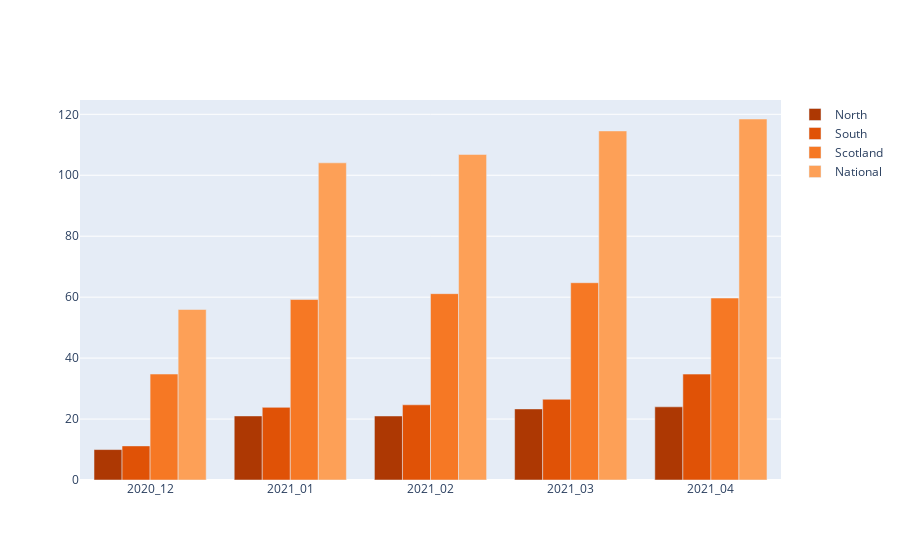

Here is the notebook cell this chart was saved with:
### Code cell
import plotly.graph_objs as go
import seaborn as sns

fig = go.Figure()

plot_df = pd.pivot(dsi_group.loc[dsi_group.Summary_Portfolio == 'Aseptic'], 
                     values=['Days_DSI'],
                     index=['Year_Period'],
                     columns=['Level2Region']
                    )


plot_df = pd.DataFrame(plot_df.to_records())

plot_df.columns = [hdr.replace("('Days_DSI', '", "").replace("')", "") for hdr in plot_df.columns]

plot_df['National'] = plot_df['North'] +  plot_df['Scotland'] + plot_df['South']

plot_df = plot_df.fillna(0)

bar_cols = ['North', 'South', 'Scotland', 'National']
colors = sns.color_palette("Oranges_r").as_hex()

for column, color in zip(bar_cols, colors):       
        fig.add_trace(
            go.Bar(x=plot_df['Year_Period'], y=plot_df[column], name=column, marker_color=color),
        )
        
# fig = go.Bar(x=[this_df.Year_Period, this_df.Parent_Category], y=this_df.Value, name=r, marker_color=c)

# fig = px.bar(dsi_group, x=["Year_Period", "Level2Region"], y=['Days_DSI'], title="Wide-Form Input")
fig.show()

### Figure 1 — Plotly figure (JSON) as saved in the notebook; plotly's stock layout.template omitted (floating-point values rounded to 4 significant figures)
{"data": [{"marker": {"color": "#ad3803"}, "name": "North", "type": "bar", "x": ["2020_12", "2021_01", "2021_02", "2021_03", "2021_04"], "y": [9.987, 21.02, 21.01, 23.32, 24.01]}, {"marker": {"color": "#e05206"}, "name": "South", "type": "bar", "x": ["2020_12", "2021_01", "2021_02", "2021_03", "2021_04"], "y": [11.19, 23.83, 24.67, 26.49, 34.75]}, {"marker": {"color": "#f67824"}, "name": "Scotland", "type": "bar", "x": ["2020_12", "2021_01", "2021_02", "2021_03", "2021_04"], "y": [34.77, 59.22, 61.14, 64.73, 59.7]}, {"marker": {"color": "#fda057"}, "name": "National", "type": "bar", "x": ["2020_12", "2021_01", "2021_02", "2021_03", "2021_04"], "y": [55.94, 104.1, 106.8, 114.5, 118.5]}], "layout": {}}
